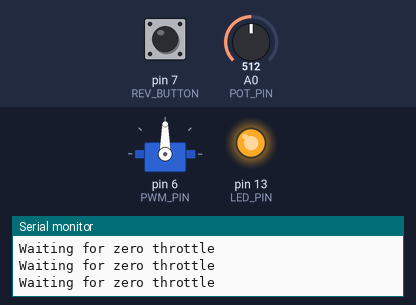
The sketch below on a simulated Arduino Uno, built with avr-gcc and run on an emulated ATmega328P. Parts: servo, output pins drawn as LEDs (lit = HIGH), the last lines printed to the serial monitor. The inputs (shaded band) are chosen by the test bench; at power-on: A0 (POT_PIN) = 512, pin 7 (REV_BUTTON) LOW.

Above: at 0.8 s.
0.9 s: A0 (POT_PIN) set to 45
3.9 s: A0 (POT_PIN) set to 38
At 4.5 s:
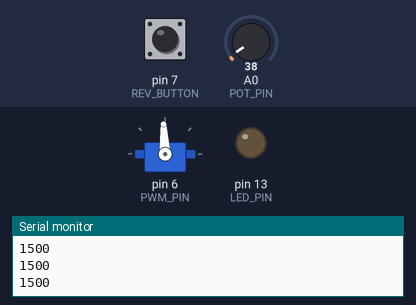
5.4 s: A0 (POT_PIN) set to 306
At 7.8 s:
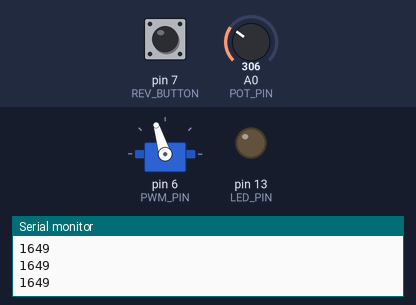
8.4 s: A0 (POT_PIN) set to 716
At 10.9 s:
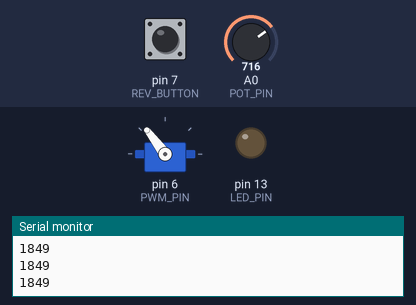
11.4 s: A0 (POT_PIN) set to 1023
At 13.7 s:
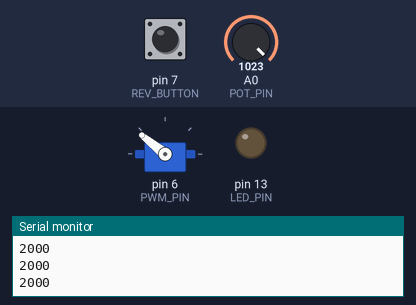
Timing chart, 0 to 15.2 s (numbered marks = the images above; inputs shaded):
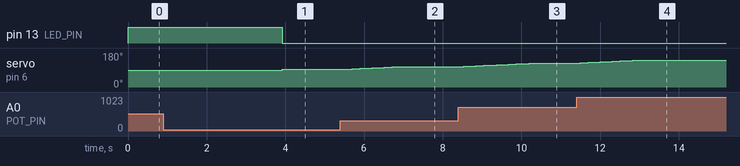

The sketch:

SoapboxCar.ino
```cpp
/*
   Written by Walden Hillegass
   June 5, 2018

   This program takes potentiometer data and turns it into PWM signals which can be interpreted by a SPARK or TALON SR motorcontroller.

*/

#include <Servo.h>

//PIN going to signal pin of motor controller
#define PWM_PIN 6
//Pin for potentiometer
#define POT_PIN 0

//LED will be used to tell user they need to zero targetThrottle
#define LED_PIN 13
#define REV_BUTTON 7

//Will test potentiometer in seperate tester program to get these values
double POT_MIN = 0;
double POT_MAX = 1023;
float maxThrottleChangePerSec = .2;

//I have a feeling reverse mode might be finicky so here is a debug variable
bool reversible = false;

bool inReverse = false;
double targetThrottle = 0;
double throttle = 0;

double throttleLastCycle = 0;
long timeLastCycle;

//Hijacked the servo library to run motor controllers
Servo Controller;

void setup() {
  //Serial will be used for trouble shooting.
  Serial.begin(9600);

  pinMode(REV_BUTTON, INPUT);
  pinMode(LED_PIN, OUTPUT);
  digitalWrite(LED_PIN, LOW);
  Controller.attach(PWM_PIN);
  digitalWrite(PWM_PIN, LOW);
  timeLastCycle = millis();
  //targetThrottle should be zeroed before PWM starts. #safety
  waitForZeroThrottle();
}


void loop() {
  int PwmHighTime;

  readTargetThrottle();

  //All of this is for ramping the throttle;
  long timeSinceLastCycle = millis() - timeLastCycle;
  double maxThrottleChange = ((double)timeSinceLastCycle / 1000) * maxThrottleChangePerSec;
  if (targetThrottle > (throttleLastCycle + maxThrottleChange))
  {
    throttle = throttleLastCycle + maxThrottleChange;
  }
  else if (targetThrottle < (throttleLastCycle - maxThrottleChange))
  {
    throttle = throttleLastCycle - maxThrottleChange;
  }
  else
  {
    throttle = targetThrottle;
  }

  timeLastCycle = millis();
  throttleLastCycle = throttle;


  if (inReverse && reversible) {

    PwmHighTime = doublemap(throttle, 0, 1, 1500, 1000);

    if (digitalRead(REV_BUTTON) == LOW)
    {
      if (isZeroThrottle) {
        digitalWrite(LED_PIN, LOW);
        inReverse = false;
        //Must have targetThrottle zeroed to switch direction. Doing otherwise will suck.
      } else {
        digitalWrite(LED_PIN, HIGH);
      }

    }
  } else {
    //is not in reverse
    PwmHighTime = doublemap(throttle, 0, 1, 1500, 2000);

    if (digitalRead(REV_BUTTON) == HIGH)
    {
      if (isZeroThrottle) {
        digitalWrite(LED_PIN, LOW);
        inReverse = false;
        //Must have targetThrottle zeroed to switch direction. Doing otherwise will suck.
      } else {
        digitalWrite(LED_PIN, HIGH);
      }
    }

  }

  Controller.writeMicroseconds(PwmHighTime);
  Serial.println(PwmHighTime);
  delay(20);
}

double readTargetThrottle() {
  double potRead = analogRead(POT_PIN);
  targetThrottle = doublemap(potRead, POT_MIN, POT_MAX, 0.00, 1.00);
  if (targetThrottle < .04) {
    targetThrottle = 0;
  }
  if (targetThrottle > 1) {
    targetThrottle = 1;
  }

  return targetThrottle;
}

void waitForZeroThrottle() {
  while (readTargetThrottle() != 0)
  {
    Serial.println("Waiting for zero throttle");
    digitalWrite(LED_PIN, HIGH);
    //do nothing.
  }
  digitalWrite(LED_PIN, LOW);
}

bool isZeroThrottle() {

  return (throttle < .01);
}


double doublemap(double x, double in_min, double in_max, double out_min, double out_max)
{
  return (x - in_min) * (out_max - out_min) / (in_max - in_min) + out_min;
}
```

Measured:
- the behaviour switches between 41 and 40 on A0 (POT_PIN) (found by bisection; images 0 and 1)
- after the input at 3.9 s, pin 13 (LED_PIN): HIGH → LOW at once; servo on pin 6 (PWM_PIN): 90° → 93° at once
- after the input at 5.4 s, servo on pin 6 (PWM_PIN): moves from 93° to 107° over 1.3 s, starting after 0.09 s
- after the input at 8.4 s, servo on pin 6 (PWM_PIN): moves from 107° to 127° over 2.0 s, starting at once
- after the input at 11.4 s, servo on pin 6 (PWM_PIN): moves from 127° to 141° over 1.3 s, starting after 0.09 s
